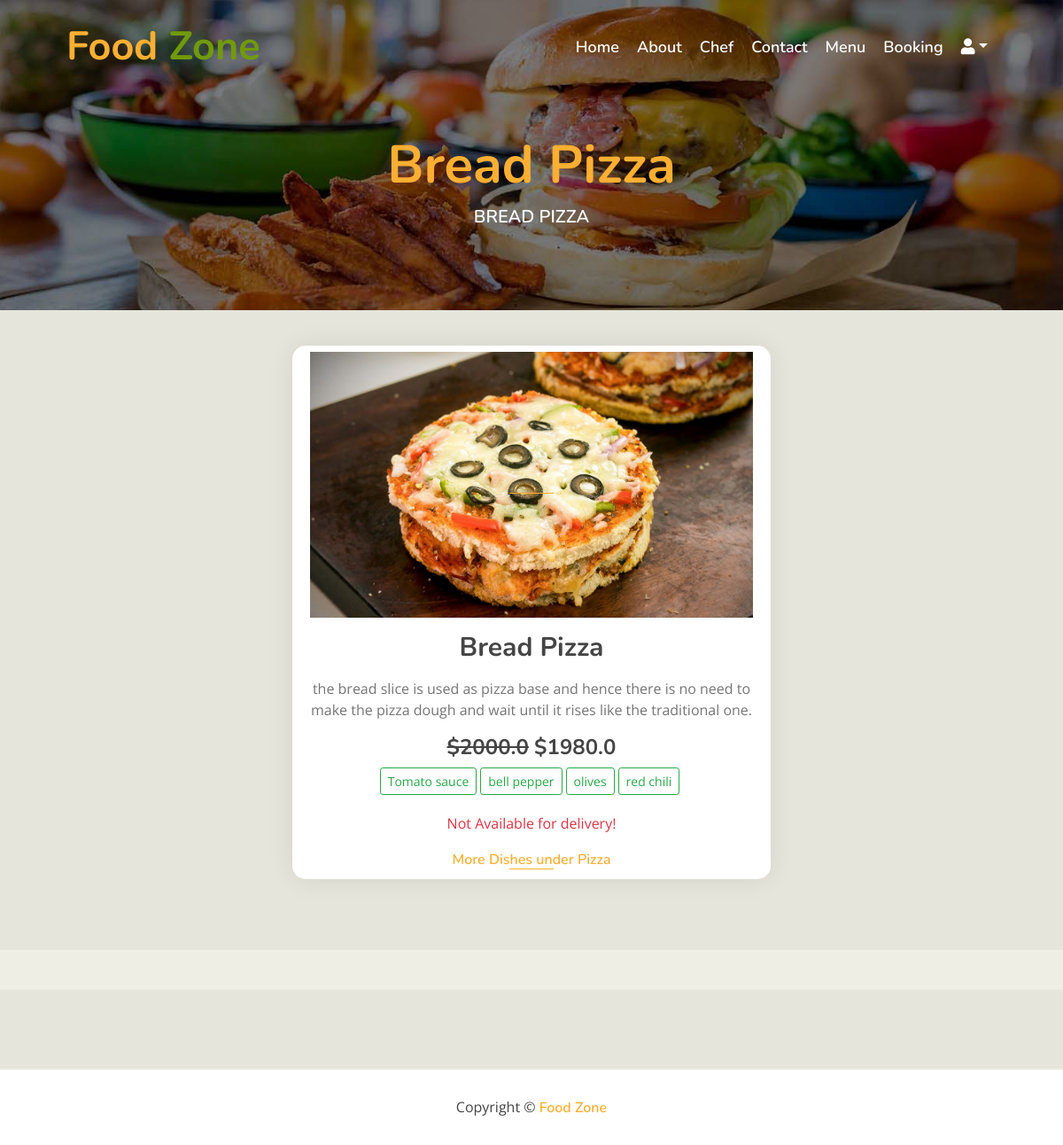
The app's page /single_dish/2/ with its own data.
### myapp/models.py (models this page shows, shortened)
class Dish(models.Model):
    name = models.CharField(max_length=200, unique=True)
    image = models.ImageField(upload_to='dishes/%Y/%m/%d')
    ingredients = models.TextField()
    details = models.TextField(blank=True)
    category = models.ForeignKey(Category, on_delete=models.CASCADE)
    price = models.FloatField()
    discounted_price = models.FloatField(blank=True)
    is_avaible = models.BooleanField(default=True)
    added_on = models.DateTimeField(auto_now_add=True)
    updated_on = models.DateTimeField(auto_now=True)
    class Meta:
        verbose_name_plural = "Dish Table"

class Category(models.Model):
    name = models.CharField(max_length=50, unique=True)
    designation = models.CharField(max_length=100)
    image = models.ImageField(upload_to="categories/%Y/%m/%d")
    icon = models.CharField(max_length=50, blank=True)
    added_on = models.DateTimeField(auto_now_add=True)
    updated_on = models.DateTimeField(auto_now=True)

### myapp/views.py (the view, shortened to what this page needs)
# urls.py: path('single_dish/<int:id>/', views.single_dish, name="single_dish"),
def single_dish(request, id):
    context = {}
    dish = Dish.objects.get(id=id)
    context['dish'] = dish
    return render(request, 'foodzone/single_dish.html', context)

### templates/foodzone/single_dish.html (shortened to what this page needs)
{% extends 'foodzone/base.html'%}
{% load static %}
{% block content %}
<div class="page-header mb-0">
    <div class="container">
        <div class="row">
            <div class="col-12">
                <h2>{{dish.name}}</h2>
            </div>
            <div class="col-12">
                <a href="/dishes/?q={{dish.category.id}}">{{dish.name}}</a>
            </div>
        </div>
    </div>
</div>
<div class="food mt-0">
    <div class="container">
        <div class="row align-items-center">
            <div class="col-md-6 mx-auto">
                <div class="food-item">
                    <a href="{{dish.image.url}}" target="_blank"><img src="{{dish.image.url}}" style="height: 300px;width: 100%;"></a>
                    <h2 class="my-3">{{dish.name}}</h2>
                    <p>
                        {{dish.details}}
                    </p>
                    <h4 class="menu-text" style="font-weight: normal;">
                        {% if dish.price != dish.discounted_price %}
                            <strong><del>&dollar;{{dish.price}}</del></strong>
                        {% endif %}
                            <strong>&dollar;{{dish.discounted_price}}</strong>
                    </h4>
                    <p>
                    </p>
                    {% if dish.is_available %}
                    {% if user.is_superuser or user.is_staff %}
                    {% elif user.is_active%}
                        {{form.render}}
                    {% else %}
                        <p><a href="{% url 'login' %}">Login to Buy</a> </p>
                    {% endif %}
                    {% else %}
                        <p class="text-danger">Not Available for delivery!</p>
                    {% endif %}
                    <a href="/dishes/?q={{dish.category.id}}">More Dishes under {{dish.category.name}}</a>
                </div>
            </div>
        </div>
    </div>
</div>
{% endblock %}

### static/foodzone/css/style.css (style rules this page uses)
body { color: #757575; background: #eeeee4; font-family: 'open sans', sans-serif; }
h1, h2, h3, h4, h5, h6 { color: #454545; font-family: 'Nunito', sans-serif; }
a { font-family: 'Nunito', sans-serif; font-weight: 600; color: #fbaf32; transition: .3s; }
.page-header { position: relative; margin-bottom: 45px; padding: 150px 0 90px 0; text-align: center; background: linear-gradient(rgba(0, 0, 0, .5), rgba(0, 0, 0, .5)), url(../img/page-header.jpg); background-position: center; background-repeat: no-repeat; background-size: cover; }
.page-header h2 { position: relative; color: #fbaf32; font-size: 60px; font-weight: 700; }
.page-header a { position: relative; padding: 0 12px; font-size: 20px; text-transform: uppercase; color: #ffffff; }
.page-header a::after { position: absolute; content: "/"; width: 8px; height: 8px; top: -1px; right: -7px; text-align: center; color: #fbaf32; }
.page-header a:last-child::after { display: none; }
.food { position: relative; width: 100%; padding: 40px 0 50px 0; margin: 45px 0; background: rgba(0, 0, 0, .04); }
.food .food-item { position: relative; width: 100%; margin-bottom: 30px; padding: 7px 20px 10px; text-align: center; background: #ffffff; border-radius: 15px; box-shadow: 0 0 30px rgba(0, 0, 0, .08); transition: .3s; }
.food .food-item h2 { font-size: 30px; font-weight: 700; }
.food .food-item a { position: relative; font-size: 16px; }
.food .food-item a::after { position: absolute; content: ""; width: 50px; height: 1px; bottom: 0; left: calc(50% - 25px); background: #fbaf32; transition: .3s; }

### records on screen
Dish: name "Bread Pizza", name "BREAD PIZZA", image (placeholder picture), details "the bread slice is used as pizza base and hence there is no need to make the pizza dough and wait until it rises like the traditional one.", price "2000.0", discounted_price "1980.0", category.name "Pizza"
